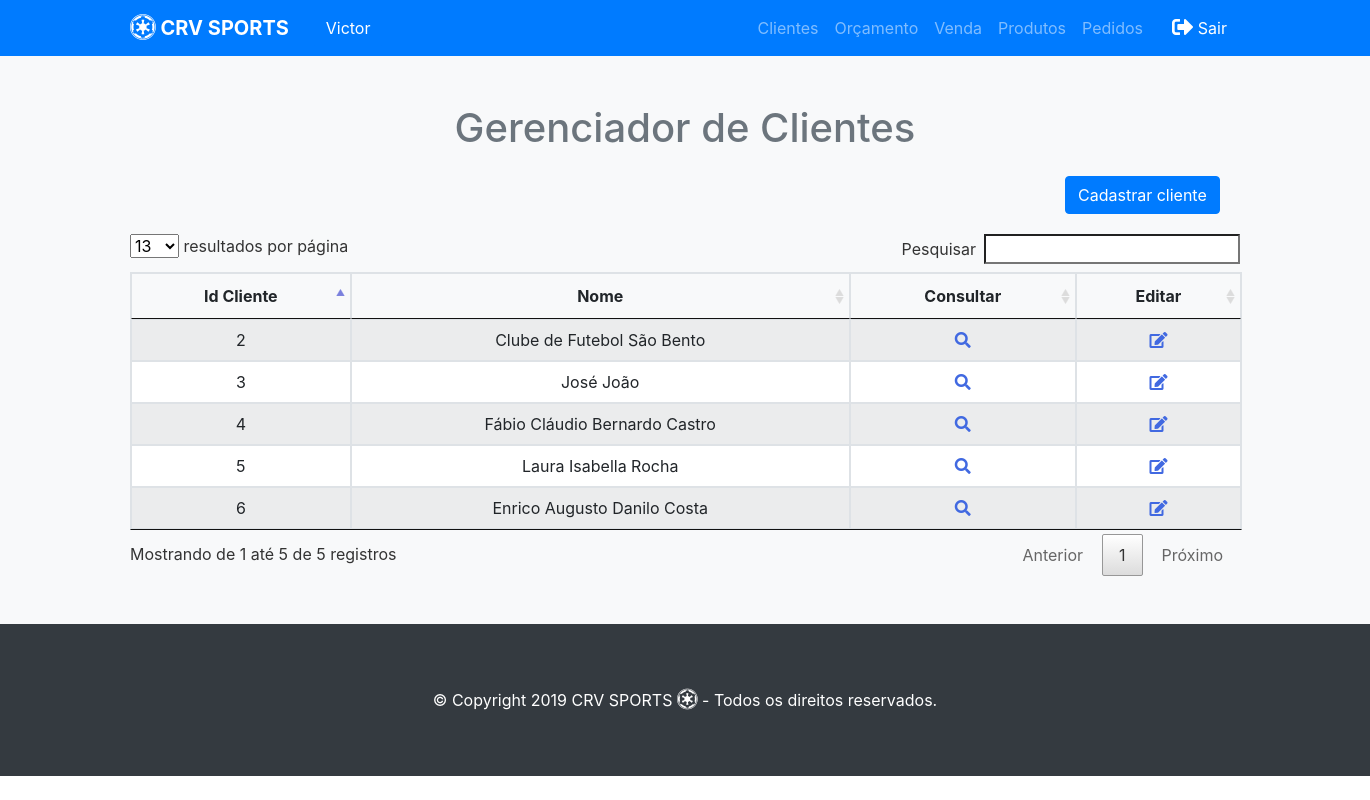
The page /crv/clientes.php (signed in) on the database as committed earlier.
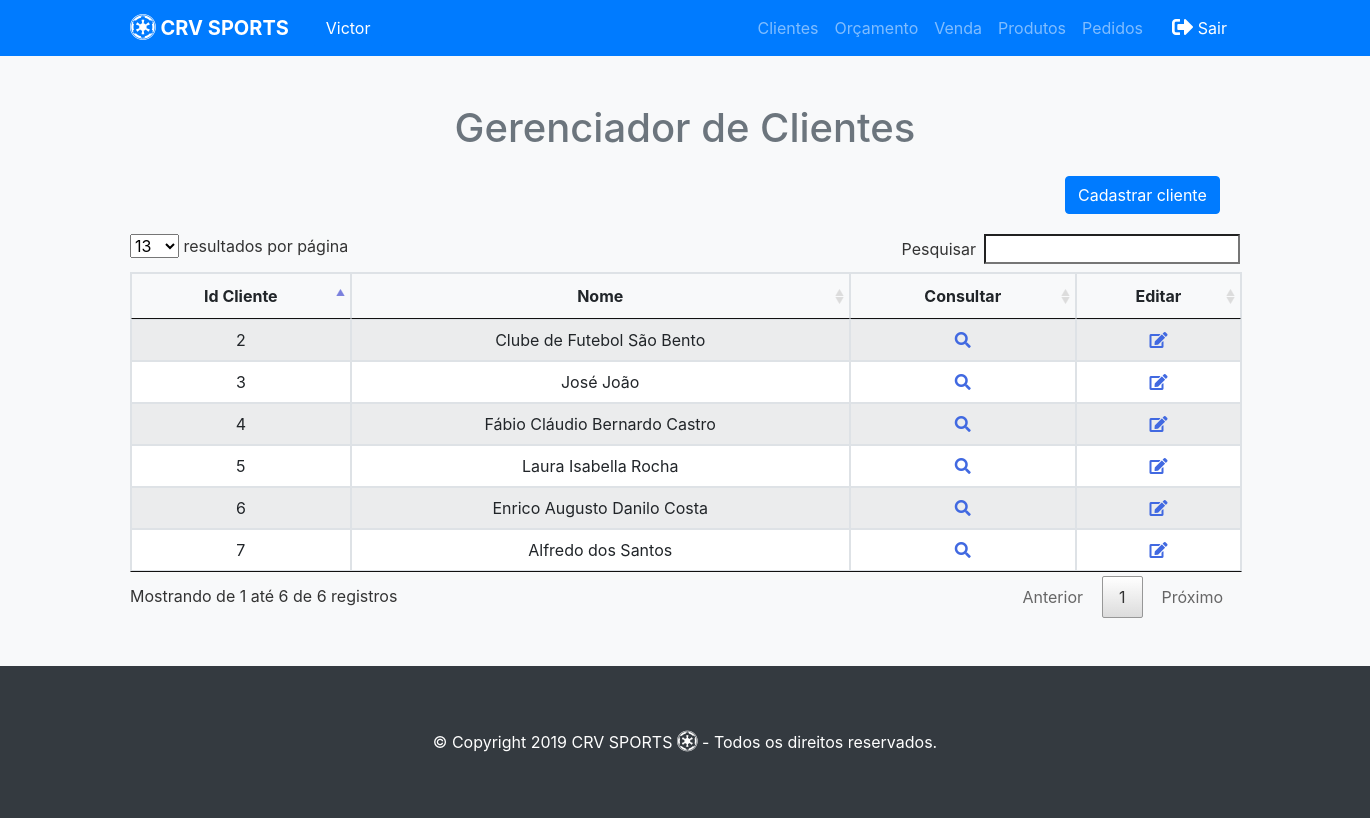
The same page on the database as committed later.
### tables this page shows
CREATE TABLE `cliente` (
  `id_cliente` int(11) NOT NULL,
  `nome` varchar(100) NOT NULL,
  `email` varchar(50) NOT NULL,
  `logradouro` varchar(100) NOT NULL,
  `numero` int(11) NOT NULL,
  `bairro` varchar(50) NOT NULL,
  `cidade` varchar(50) NOT NULL,
  `estado` varchar(50) NOT NULL,
  `cep` varchar(20) NOT NULL,
  `telefone` varchar(20) DEFAULT NULL,
  `celular` varchar(20) DEFAULT NULL,
  `cpf` varchar(15) DEFAULT NULL,
  `rg` varchar(15) DEFAULT NULL,
  `data_nascimento` varchar(20) DEFAULT NULL,
  `cnpj` varchar(20) DEFAULT NULL,
  `inscricao_estadual` varchar(30) DEFAULT NULL,
  `nome_fantasia` varchar(50) DEFAULT NULL
);

### crv/clientes.php (the view, shortened to what this page needs)
<?php require_once("../funcoes/conexao.php"); ?>
<!DOCTYPE html>
<html>
   <head>
      <link rel="stylesheet" href="lib\DataTables\DataTables-1.10.18\css\jquery.dataTables.min.css">
      <?php include '../funcoes/menu.php'; ?>
      <link rel="stylesheet" href="lib\fontawesome-free-5.8.1-web\css\all.css">
   </head>
   <div class="py-5 text-center bg-light">
      <div class="container">
         <div class="row">
            <div class="col-md-12">
               <h1 class="pb-3 text-secondary">Gerenciador de Clientes</h1>
            </div>
         </div>
         <div class="row">
            <div class="col-md-4 offset-md-10">
              <div class="row" style="margin-bottom:20px;">
                  <button type="button" id="cadastrar" class="btn btn-primary" data-toggle="modal" data-target="#cadastroCliente">
                  Cadastrar cliente
                  </button>
               </div>
            </div>
          </div>
          <table class="table table-hover table-striped table-bordered" id="cliente">
    <thead>
        <tr>
            <th>Id Cliente</th>
            <th>Nome</th>
            <th>Consultar</th>
            <th>Editar</th>
        </tr>
    </thead>
    <tbody>
        <?php
            $query="select * from cliente where id_cliente > 1;";
            $resultado = mysqli_query($conecta, $query);
            while($linha = mysqli_fetch_array($resultado)){
                echo '<tr id='.$linha['id_cliente'].'><td>'.$linha['id_cliente'].'</td>';
                echo '<td>'.utf8_encode($linha['nome']).'</td>';
          ?>
                <td><i class="fas fa-search" data-toggle="modal" data-target="#cadastroCliente" style="cursor: pointer; color:royalBlue"></td>
                <td><i class="fas fa-edit" data-toggle="modal" data-target="#cadastroCliente" style="cursor: pointer; color:royalBlue"></td></tr>
            <?php
            }
            ?>
    </tbody>
</table>
</div>
</div>
<?php include 'footer.php'; ?>
    <?php require_once("../funcoes/modalcliente.php"); ?>
</html>

Rows that differ between the two databases and show on the page:
added cliente: id_cliente "7", nome "Alfredo dos Santos"
Other text that changed with them:
text written by a page script: "resultados por página Pesquisar Mostrando de 1 até 5 de 5 registros Anterior 1 Próximo" → "resultados por página Pesquisar Mostrando de 1 até 6 de 6 registros Anterior 1 Próximo"
